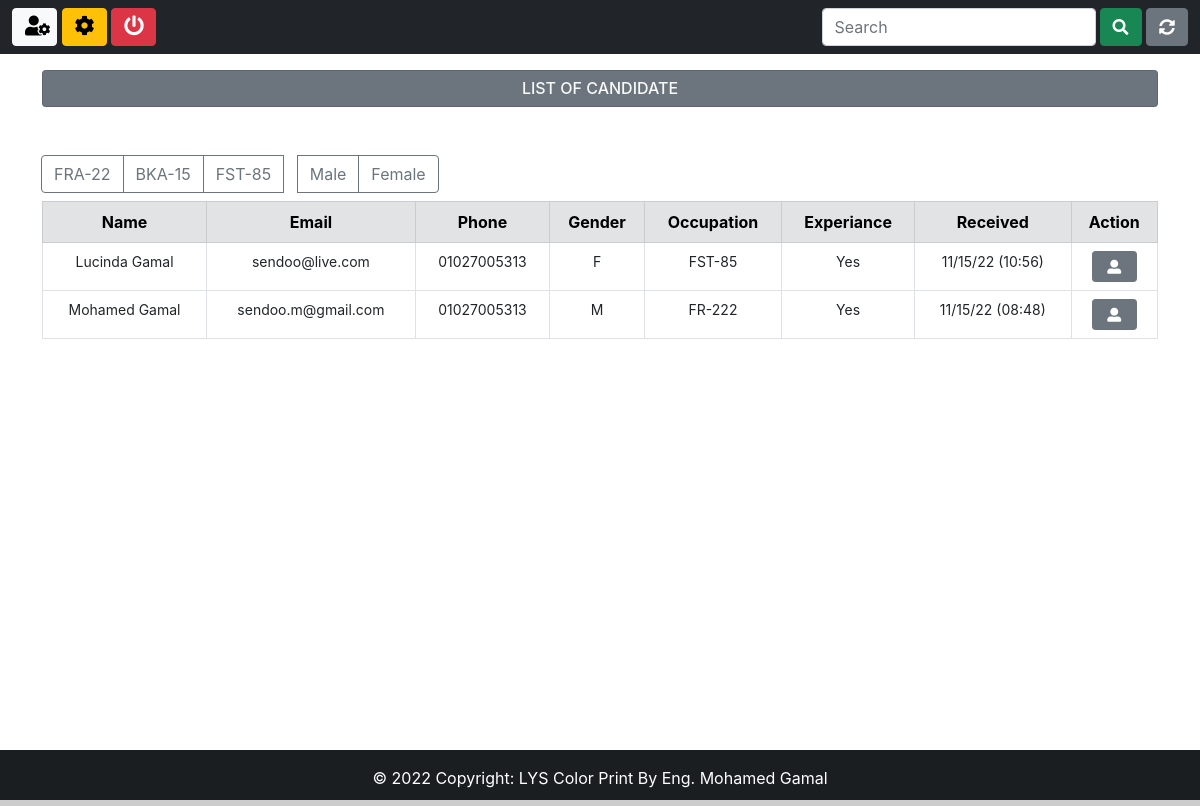
Page /backend (signed in) on the earlier database version.
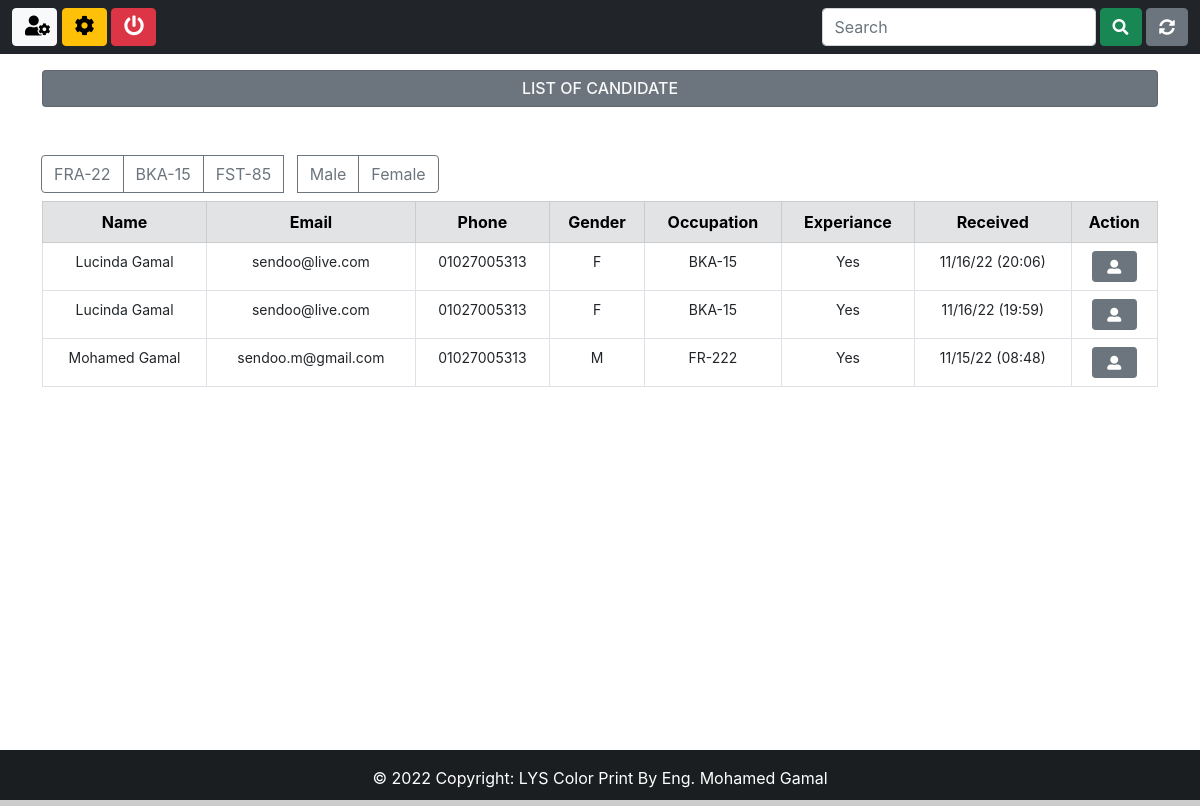
Same page on the later database version.
### App/models.py (models this page shows, shortened)
class Candidate(models.Model):
    firstname           = models.CharField(max_length=50)
    lastname            = models.CharField(max_length=50)
    job                 = models.CharField(max_length=10, verbose_name='Job Code')
    birth               = models.DateField(auto_now=False, auto_now_add=False, verbose_name='Birthday')
    phone               = models.CharField(max_length=15)
    personality         = models.CharField(max_length=50, null=True, choices=PERSONALITY)
    salary              = models.CharField(max_length=50, verbose_name='Salary expectation')
    gender              = models.CharField(max_length=50)
    experience          = models.BooleanField(null=True)
    smoker              = models.CharField(max_length=10, choices=SMOKER, default='No')
    email               = models.EmailField(max_length=50)
    message             = models.TextField(verbose_name='Presentation')
    file                = models.FileField(upload_to='resume', blank=True, verbose_name='Resume')
    image               = models.ImageField(upload_to='photo', blank=True, verbose_name='Photo')
    created_at          = models.DateTimeField(auto_now_add=True)
    situation           = models.CharField(max_length=50, null=True, choices=SITUATION, default='Pending')
    company_note        = models.TextField(blank=True)
    frameworks          = MultiSelectField(choices=FRAMEWORKS, default="")
    languages           = MultiSelectField(choices=LANGUAGES, default="")
    databases           = MultiSelectField(choices=DATABASES, default="")
    libraries           = MultiSelectField(choices=LIBRARIES, default="")
    mobile              = MultiSelectField(choices=MOBILE, default="")
    others              = MultiSelectField(choices=OTHERS, default="")
    institution         = models.CharField(max_length=50)
    course              = models.CharField(max_length=50)
    started_course      = models.DateField(auto_now=False, auto_now_add=False)
    finished_course     = models.DateField(auto_now=False, auto_now_add=False)
    about_course        = models.TextField()
    status_course       = models.CharField(max_length=50, null=True, choices=STATUS_COURSE)
    company             = models.CharField(max_length=50)
    position            = models.CharField(max_length=50)
    started_job         = models.DateField(auto_now=False, auto_now_add=False)
    finished_job        = models.DateField(auto_now=False, auto_now_add=False)
    about_job           = models.TextField()
    employed            = models.BooleanField(null=True, verbose_name='I am employed')
    remote              = models.BooleanField(null=True, verbose_name='I agree to work remotly')
    travel              = models.BooleanField(null=True, verbose_name="I'm availbale for travel")

### App/views.py (the view, shortened to what this page needs)
# urls.py: path('backend', views.backend, name='backend'),
@login_required(login_url="login")
@cache_control(no_cache=True, must_revalidate=True, no_store=True)
def backend(request):
    if request.method == 'POST':
        job         = request.POST.get('job')
        gender      = request.POST.get('gender')
        filter      = Candidate.objects.filter(Q(job=job) |Q(gender=gender))
        context     = {
            "candidates" : filter
        }
        return render(request, 'backend.html', context)
    else:
        all_candidate_list  = Candidate.objects.all().order_by('-created_at')
    paginator           = Paginator(all_candidate_list, 3)
    page                = request.GET.get('page')
    all_candidate       = paginator.get_page(page)
    context     = {
        'candidates':all_candidate
    }
    return render(request, 'backend.html', context)

### templates/backend.html (shortened to what this page needs)
{% extends 'base.html' %}
{% block navbar %} bg-dark {% endblock navbar %}
{% block nav-content %}
    <div class="collapse navbar-collapse mt-3 mt-md-3 mt-lg-0" id="navbarSupportedContent">
        <ul class="navbar-nav me-auto mb-2 mb-lg-0 align-middle">
            <li class="nav-item">
                <a  href="#" class="btn btn-light my-btn2" title="Control Panel"><i class="fas fa-user-cog f-size2"></i></a>
                <a  href="{% url 'admin:index' %}" target="_blank" class="btn btn-warning my-btn2" title="Admin"><i class="fas fa-cog f-size2"></i></a>
                <a  href="{% url 'logout' %}" class="btn btn-danger my-btn2" title="logout"><i class="fas fa-power-off f-size2"></i></a>  &nbsp;
            </li>
        </ul>
        <form class="d-flex mt-3 mt-md-3 mt-lg-0">
            <input class="form-control me-1" type="search" placeholder="Search" name="q" value="{{ request.GET.q }}">
            <button class="btn btn-success" type="submit"><i class="fas fa-search"></i></button> &nbsp;
            <a href="{% url 'backend' %} " class="btn btn-secondary" title="Refresh"><i class="fas fa-sync-alt"></i></a>
        </form>
    </div>
{% endblock nav-content %}
{% block content %}
<div class="container mt-3" style='width: 95%;'>
    <h6 class="card p-2 bg-secondary text-light text-center mb-3">LIST OF CANDIDATE</h6>
<form method="POST" class="mt-5 mb-2"> {% csrf_token %}
    <div class="btn-group wd-100" role="group " aria-label="Basic radio toggle button group">
        <label {% if request.POST.job == 'FRA-22' %} class="btn btn-secondary" {% else %} class="btn btn-outline-secondary" {% endif %} for="btnradio1">FRA-22</label>
        <label {% if request.POST.job == 'BKA-15' %} class="btn btn-secondary" {% else %} class="btn btn-outline-secondary" {% endif %} for="btnradio2">BKA-15</label>
        <label {% if request.POST.job == 'FST-85' %} class="btn btn-secondary" {% else %} class="btn btn-outline-secondary" {% endif %} for="btnradio3">FST-85</label> &nbsp; &nbsp;
        <label {% if request.POST.gender == 'M' %} class="btn btn-secondary" {% else %} class="btn btn-outline-secondary" {% endif %} for="btnradio4">Male</label>
        <label {% if request.POST.gender == 'F' %} class="btn btn-secondary" {% else %} class="btn btn-outline-secondary" {% endif %} for="btnradio5">Female</label> &nbsp; &nbsp;
    </div>
</form>
    <table class="table table-bordered text-center">
        <thead class="table-secondary">
            <tr>
                <th >Name</th>
                <th >Email</th>
                <th >Phone</th>
                <th >Gender</th>
                <th >Occupation</th>
                <th >Experiance</th>
                <th >Received</th>
                <th colspan="2"> Action</th>
            </tr>
        </thead>
        <tbody style="font-size: 14px">
            {% for data in candidates %}
            <tr>
                <td id="top-border" label="Name">{{ data.firstname }} {{ data.lastname }}</td>
                <td id="sm-border" label="Email">{{ data.email }} </td>
                <td id="sm-border" label="Phone">{{ data.phone }} </td>
                <td id="sm-border" label="Gender">{{ data.gender }} </td>
                <td id="sm-border" label="Occupation">{{ data.job }} </td>
                {% if data.experience == True %}
                <td id="sm-border" label="Experiance">Yes</td>
                {% else %}
                <td id="sm-border" label="Experiance">No</td>
                {% endif %}
                <td id="sm-border" label="Received">{{ data.created_at| date:'m/d/y (H:i)' }} </td>
                <td id="sm-border" label="" >
                    <a href="{% url 'candidate' data.id %} " class="btn btn-secondary my-btn2 btn-sm" title="View candidate">
                        <i class="fas fa-user-alt"></i>
                    </a></td>
                    {% empty %}
                    <td colspan="8" class="text-danger"><strong>No records found</strong></td>
            </tr>
        </tbody>
            {% endfor %}
    </table>
</div>
<br>
<br>
<br>
{% endblock content %}

### templates/base.html (shortened to what this page needs)
{% load static %}
<!DOCTYPE html>
<html lang="en">
<head>
    <link href="https://cdn.jsdelivr.net/npm/bootstrap@5.0.2/dist/css/bootstrap.min.css" rel="stylesheet">
    <link rel="stylesheet" href="https://use.fontawesome.com/releases/v5.15.4/css/all.css">
    <link href={% static "css/style.css" %} rel="stylesheet">
</head>
<body>
    <div class="wrapper">
      <header>
        <nav  class="navbar navbar-expand-lg navbar-dark navbar-sm {% block navbar %} bg-dark {% endblock %}">
          <div class="container-fluid">
            {% block nav-content %}{% endblock nav-content %}
          </div>
        </nav>
      </header>
      {% block content %} {% endblock content %}
    </div>
    <footer class="bg-dark text-center text-lg-start" id="footer" style="color: #fff;">
      <div class="text-center p-3" style="background-color: rgba(0, 0, 0, 0.2);">
          &copy; {% now "Y" %} Copyright: LYS Color Print By Eng. Mohamed Gamal
      </div>
    </footer>
</body>
</html>

### static/css/style.css (style rules this page uses)
html , body { height: 100%; margin: 0%; max-width: 100%; font-family: sans-serif; line-height: 1.15; -webkit-text-size-adjust: 100%; -ms-text-size-adjust: 100%; -ms-overflow-style: scrollbar; -webkit-tap-highlight-color: transparent; }
article, aside, dialog, figcaption, figure, footer, header, hgroup, main, nav, section { display: block; }
body { margin: 0; font-family: -apple-system, BlinkMacSystemFont, "Segoe UI", Roboto, "Helvetica Neue", Arial, sans-serif, "Apple Color Emoji", "Segoe UI Emoji", "Segoe UI Symbol"; font-size: 1rem; font-weight: 400; line-height: 1.5; color: #212529; text-align: left; background-color: #fff; }
.wrapper { min-height: 100%; margin-bottom: -50px; }
#footer, .push { height: 50px; }
.my-btn2 { width: 45px; }
a { text-decoration: none !important; }
.f-size2 { font-size: 20px; }

Differences in the rows shown:
removed Candidate: firstname "Lucinda", lastname "Gamal", email "sendoo@live.com", phone "01027005313", gender "F", job "FST-85", experience "Yes", created_at "11/15/22 (10:56)"
added Candidate: firstname "Lucinda", lastname "Gamal", email "sendoo@live.com", phone "01027005313", gender "F", job "BKA-15", experience "Yes", created_at "11/16/22 (20:06)"
added Candidate: firstname "Lucinda", lastname "Gamal", email "sendoo@live.com", phone "01027005313", gender "F", job "BKA-15", experience "Yes", created_at "11/16/22 (19:59)"
